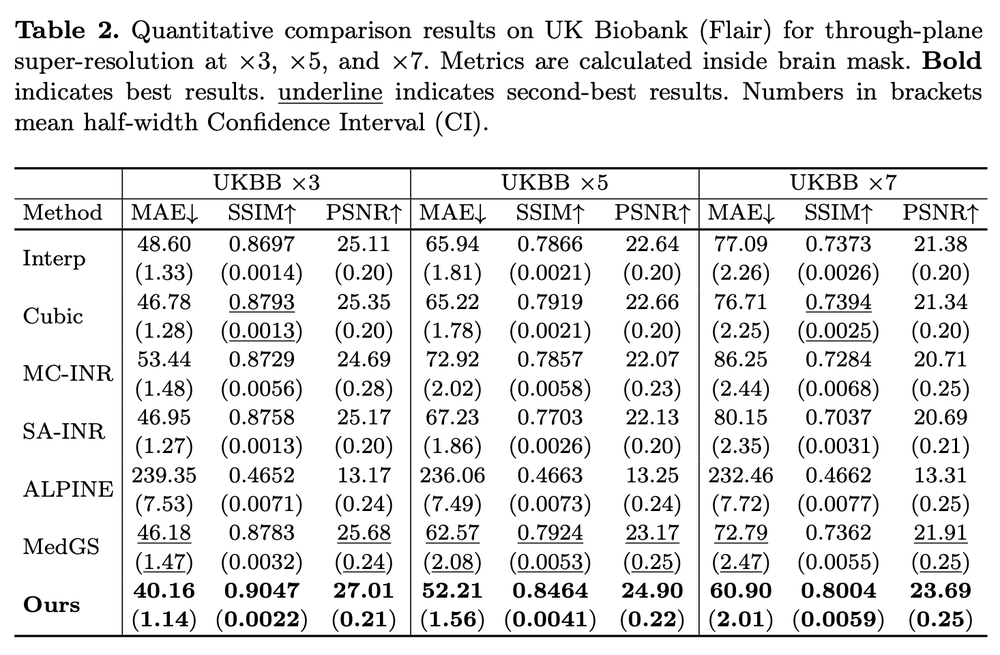
#> input picture assets/table2.png, 1000 x 655 px, shrunk from 1466 x 960 before the run
$ python combine_render_frames.py --base ../../../assets --residual ../../../assets --out out
#> lines starting #> are read from the running program, lines starting #| are printed output that depends on the picture
import argparse
from pathlib import Path

import numpy as np
from PIL import Image


def list_pngs(path):
    path = Path(path)
    if (path / "original").is_dir():
        path = path / "original"
    files = sorted(path.glob("*.png"))
    if not files:
        raise FileNotFoundError(f"No PNG files found in {path}")
    return files


def load_gray(path):
    return np.array(Image.open(path).convert("L"), dtype=np.float32)


def save_gray(path, arr):
    arr = np.clip(arr, 0, 255).astype(np.uint8)
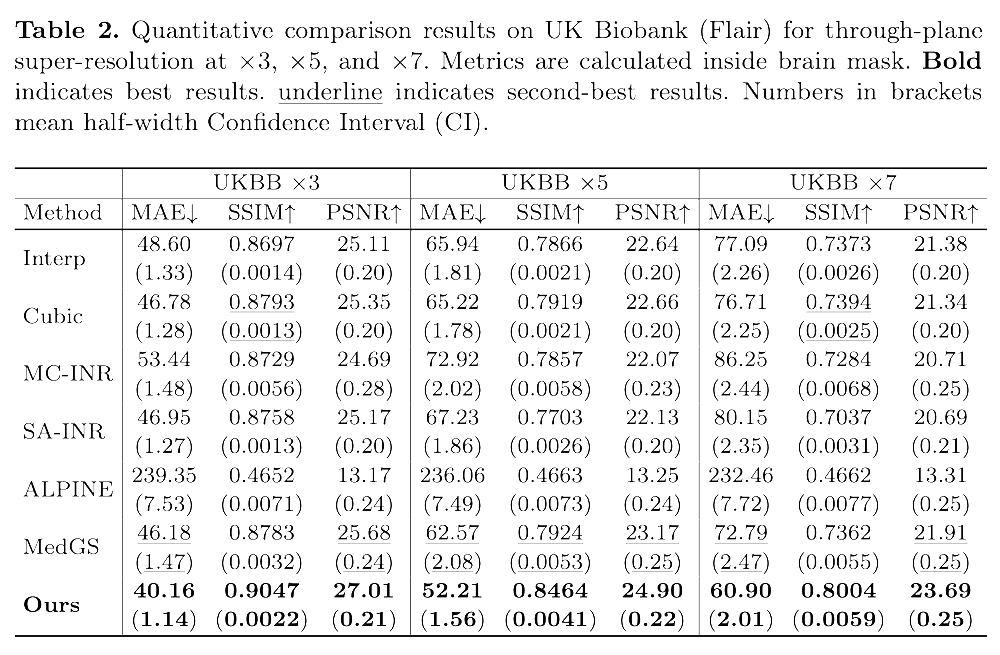
#> arr: shape (655, 1000); min 0, max 255, mean 237.2
    Image.fromarray(arr, mode="L").save(path)


def main():
    parser = argparse.ArgumentParser(description="Compose two rendered frame folders by sum or weighted sum.")
    parser.add_argument("--base", required=True, help="Base rendered frames folder.")
    parser.add_argument("--residual", required=True, help="Residual rendered frames folder.")
    parser.add_argument("--out", required=True, help="Output composed frames folder.")
    parser.add_argument("--base-weight", type=float, default=1.0)
    parser.add_argument("--residual-weight", type=float, default=1.0)
    args = parser.parse_args()

    base_files = list_pngs(args.base)
    res_files = list_pngs(args.residual)
    if len(base_files) != len(res_files):
        raise ValueError(f"Frame count mismatch: base={len(base_files)} residual={len(res_files)}")

    out_dir = Path(args.out)
    out_dir.mkdir(parents=True, exist_ok=True)

    for idx, (b_file, r_file) in enumerate(zip(base_files, res_files)):
        if b_file.name != r_file.name:
            raise ValueError(f"Frame name mismatch at index {idx}: {b_file.name} vs {r_file.name}")
        base = load_gray(b_file)
        residual = load_gray(r_file)
        composed = args.base_weight * base + args.residual_weight * residual
        save_gray(out_dir / b_file.name, composed)


if __name__ == "__main__":
    main()
